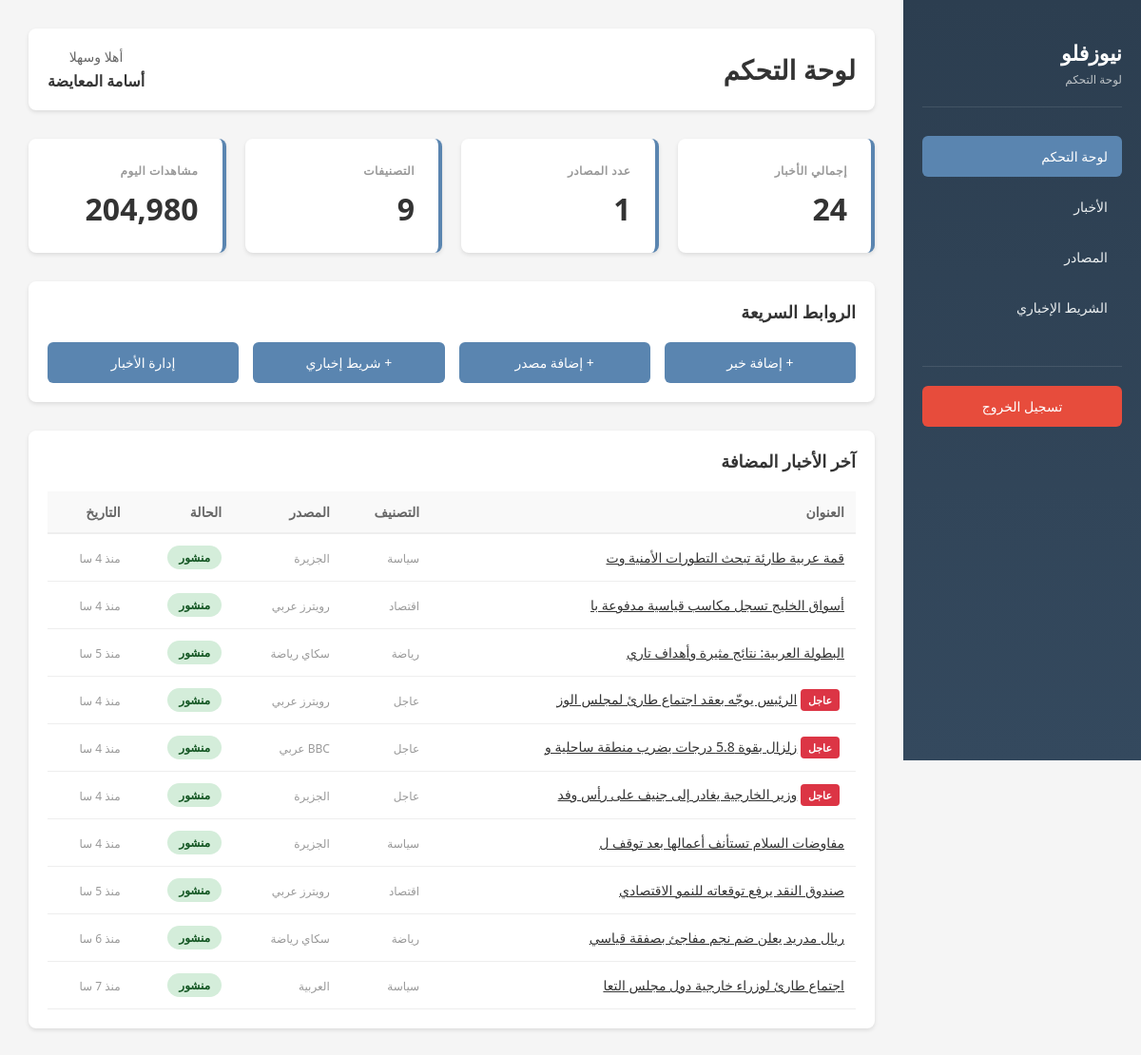
/admin/index.php (signed in), run on the app's committed database.
### tables this page shows
CREATE TABLE IF NOT EXISTS `articles` (
  `id` int(11) NOT NULL AUTO_INCREMENT,
  `title` varchar(500) NOT NULL,
  `slug` varchar(500) NOT NULL,
  `excerpt` text DEFAULT NULL,
  `content` longtext DEFAULT NULL,
  `image_url` varchar(500) DEFAULT NULL,
  `category_id` int(11) DEFAULT NULL,
  `source_id` int(11) DEFAULT NULL,
  `is_featured` tinyint(1) DEFAULT 0,
  `is_breaking` tinyint(1) DEFAULT 0,
  `is_hero` tinyint(1) DEFAULT 0,
  `view_count` int(11) DEFAULT 0,
  `comments` int(11) DEFAULT 0,
  `status` enum('published','draft','archived') DEFAULT 'published',
  `published_at` timestamp DEFAULT CURRENT_TIMESTAMP,
  `created_at` timestamp DEFAULT CURRENT_TIMESTAMP,
  `updated_at` timestamp DEFAULT CURRENT_TIMESTAMP ON UPDATE CURRENT_TIMESTAMP,
  PRIMARY KEY (`id`),
  KEY `category_id` (`category_id`),
  KEY `source_id` (`source_id`),
  KEY `status` (`status`),
  KEY `is_breaking` (`is_breaking`),
  KEY `is_featured` (`is_featured`),
  KEY `published_at` (`published_at`),
  CONSTRAINT `fk_article_category` FOREIGN KEY (`category_id`) REFERENCES `categories` (`id`) ON DELETE SET NULL,
  CONSTRAINT `fk_article_source` FOREIGN KEY (`source_id`) REFERENCES `sources` (`id`) ON DELETE SET NULL
);

CREATE TABLE IF NOT EXISTS `categories` (
  `id` int(11) NOT NULL AUTO_INCREMENT,
  `name` varchar(100) NOT NULL,
  `slug` varchar(100) NOT NULL,
  `icon` varchar(10) DEFAULT NULL,
  `css_class` varchar(50) DEFAULT NULL,
  `sort_order` int(11) DEFAULT 0,
  `is_active` tinyint(1) DEFAULT 1,
  `created_at` timestamp DEFAULT CURRENT_TIMESTAMP,
  PRIMARY KEY (`id`),
  UNIQUE KEY `slug` (`slug`)
);

CREATE TABLE IF NOT EXISTS `sources` (
  `id` int(11) NOT NULL AUTO_INCREMENT,
  `name` varchar(200) NOT NULL,
  `slug` varchar(200) NOT NULL,
  `logo_letter` varchar(5) DEFAULT NULL,
  `logo_color` varchar(20) DEFAULT '#5a85b0',
  `logo_bg` varchar(20) DEFAULT '#e5eef8',
  `url` varchar(500) DEFAULT NULL,
  `rss_url` varchar(500) DEFAULT NULL,
  `is_active` tinyint(1) DEFAULT 1,
  `articles_today` int(11) DEFAULT 0,
  `created_at` timestamp DEFAULT CURRENT_TIMESTAMP,
  PRIMARY KEY (`id`),
  UNIQUE KEY `slug` (`slug`)
);

### includes/functions.php (called while the page is built, shortened)
<?php
function timeAgo($datetime) {
    $now = new DateTime();
    $ago = new DateTime($datetime);
    $diff = $now->diff($ago);
    if ($diff->h >= 2) return 'منذ ' . $diff->h . ' سا';
    return 'الآن';
}
function e($str) {
    return htmlspecialchars($str, ENT_QUOTES, 'UTF-8');
}

### admin/index.php (the view, shortened to what this page needs)
<?php
require_once __DIR__ . '/../includes/functions.php';
$db = getDB();
$totalArticles = $db->query("SELECT COUNT(*) FROM articles")->fetchColumn();
$totalSources = $db->query("SELECT COUNT(*) FROM sources")->fetchColumn();
$totalCategories = $db->query("SELECT COUNT(*) FROM categories WHERE is_active = 1")->fetchColumn();
$todayViews = $db->query("SELECT COALESCE(SUM(view_count), 0) FROM articles WHERE DATE(published_at) = CURDATE()")->fetchColumn();
$recentArticles = $db->query("
    SELECT a.id, a.title, a.status, a.is_breaking, a.published_at,
           c.name as cat_name, s.name as source_name
    FROM articles a
    LEFT JOIN categories c ON a.category_id = c.id
    LEFT JOIN sources s ON a.source_id = s.id
    ORDER BY a.created_at DESC LIMIT 10
")->fetchAll();
?>
<!DOCTYPE html>
<html lang="ar" dir="rtl">
<head>
</head>
<body>
    <div class="admin-wrapper">
        <div class="sidebar">
            <div class="sidebar-header">
                <h2>نيوزفلو</h2>
                <p>لوحة التحكم</p>
            </div>
            <ul class="nav-menu">
                <li class="nav-item">
                    <a href="index.php" class="nav-link active">لوحة التحكم</a>
                </li>
                <li class="nav-item">
                    <a href="articles.php" class="nav-link">الأخبار</a>
                </li>
                <li class="nav-item">
                    <a href="sources.php" class="nav-link">المصادر</a>
                </li>
                <li class="nav-item">
                    <a href="ticker.php" class="nav-link">الشريط الإخباري</a>
                </li>
            </ul>
            <div class="logout-section">
                <a href="logout.php" class="btn-logout">تسجيل الخروج</a>
            </div>
        </div>
        <div class="main-content">
            <div class="header">
                <h1>لوحة التحكم</h1>
                <div class="user-info">
                    <p>أهلا وسهلا</p>
                    <strong><?php echo e($_SESSION['admin_name'] ?? 'مسؤول'); ?></strong>
                </div>
            </div>
            <div class="stats-grid">
                <div class="stat-card">
                    <h3>إجمالي الأخبار</h3>
                    <div class="number"><?php echo $totalArticles; ?></div>
                </div>
                <div class="stat-card">
                    <h3>عدد المصادر</h3>
                    <div class="number"><?php echo count($totalSources); ?></div>
                </div>
                <div class="stat-card">
                    <h3>التصنيفات</h3>
                    <div class="number"><?php echo $totalCategories; ?></div>
                </div>
                <div class="stat-card">
                    <h3>مشاهدات اليوم</h3>
                    <div class="number"><?php echo number_format($todayViews); ?></div>
                </div>
            </div>
            <div class="quick-links">
                <h2>الروابط السريعة</h2>
                <div class="links-grid">
                    <a href="articles.php?action=add" class="quick-link-btn">+ إضافة خبر</a>
                    <a href="sources.php?action=add" class="quick-link-btn">+ إضافة مصدر</a>
                    <a href="ticker.php?action=add" class="quick-link-btn">+ شريط إخباري</a>
                    <a href="articles.php" class="quick-link-btn">إدارة الأخبار</a>
                </div>
            </div>
            <div class="recent-articles">
                <h2>آخر الأخبار المضافة</h2>
                <table class="articles-table">
                    <thead>
                        <tr>
                            <th>العنوان</th>
                            <th>التصنيف</th>
                            <th>المصدر</th>
                            <th>الحالة</th>
                            <th>التاريخ</th>
                        </tr>
                    </thead>
                    <tbody>
                        <?php if (!empty($recentArticles)): ?>
                            <?php foreach ($recentArticles as $article): ?>
                                <tr>
                                    <td>
                                        <?php if ($article['is_breaking']): ?>
                                            <span class="breaking-badge">عاجل</span>
                                        <?php endif; ?>
                                        <a href="articles.php?action=edit&id=<?php echo $article['id']; ?>"
                                           class="article-title" title="<?php echo e($article['title']); ?>">
                                            <?php echo e(mb_substr($article['title'], 0, 40)); ?>
                                        </a>
                                    </td>
                                    <td><span class="article-meta"><?php echo e($article['cat_name'] ?? 'بدون'); ?></span></td>
                                    <td><span class="article-meta"><?php echo e($article['source_name'] ?? 'بدون'); ?></span></td>
                                    <td>
                                        <span class="status-badge status-<?php echo $article['status']; ?>">
                                            <?php echo $article['status'] === 'published' ? 'منشور' : 'مسودة'; ?>
                                        </span>
                                    </td>
                                    <td><span class="article-meta"><?php echo timeAgo($article['published_at']); ?></span></td>
                                </tr>
                            <?php endforeach; ?>
                        <?php else: ?>
                            <tr>
                                <td colspan="5" style="text-align: center; color: #999;">لا توجد أخبار بعد</td>
                            </tr>
                        <?php endif; ?>
                    </tbody>
                </table>
            </div>
        </div>
    </div>
</body>
</html>

### admin/index.php (style rules this page uses)
* { margin: 0; padding: 0; box-sizing: border-box; }
body { font-family: 'Segoe UI', Tahoma, Geneva, Verdana, sans-serif; background: #f5f5f5; }
.admin-wrapper { display: flex; min-height: 100vh; }
.sidebar { width: 250px; background: linear-gradient(180deg, #2c3e50 0%, #34495e 100%); color: white; padding: 20px; position: fixed; height: 100vh; overflow-y: auto; }
.sidebar-header { padding: 20px 0; border-bottom: 1px solid rgba(255, 255, 255, 0.1); margin-bottom: 30px; }
.sidebar-header h2 { font-size: 22px; margin-bottom: 5px; }
.sidebar-header p { font-size: 12px; color: #bdc3c7; }
.nav-menu { list-style: none; }
.nav-item { margin-bottom: 10px; }
.nav-link { display: block; padding: 12px 15px; color: #ecf0f1; text-decoration: none; border-radius: 6px; transition: all 0.3s; font-size: 14px; }
.nav-link.active { background: #5a85b0; color: white; }
.logout-section { margin-top: 40px; padding-top: 20px; border-top: 1px solid rgba(255, 255, 255, 0.1); }
.btn-logout { display: block; width: 100%; padding: 12px; background: #e74c3c; color: white; text-align: center; text-decoration: none; border-radius: 6px; font-size: 14px; transition: background 0.3s; }
.main-content { margin-right: 250px; width: calc(100% - 250px); padding: 30px; }
.header { display: flex; justify-content: space-between; align-items: center; margin-bottom: 30px; background: white; padding: 20px; border-radius: 8px; box-shadow: 0 2px 4px rgba(0, 0, 0, 0.1); }
.header h1 { color: #333; font-size: 28px; }
.user-info { text-align: center; }
.user-info p { color: #666; font-size: 14px; margin-bottom: 5px; }
.user-info strong { color: #333; }
.stats-grid { display: grid; grid-template-columns: repeat(auto-fit, minmax(200px, 1fr)); gap: 20px; margin-bottom: 30px; }
.stat-card { background: white; padding: 25px; border-radius: 8px; box-shadow: 0 2px 4px rgba(0, 0, 0, 0.1); border-right: 4px solid #5a85b0; }
.stat-card h3 { color: #999; font-size: 12px; font-weight: 600; text-transform: uppercase; margin-bottom: 10px; letter-spacing: 0.5px; }
.stat-card .number { font-size: 32px; color: #333; font-weight: bold; }
.quick-links { background: white; padding: 20px; border-radius: 8px; box-shadow: 0 2px 4px rgba(0, 0, 0, 0.1); margin-bottom: 30px; }
.quick-links h2 { color: #333; font-size: 18px; margin-bottom: 20px; }
.links-grid { display: grid; grid-template-columns: repeat(auto-fit, minmax(150px, 1fr)); gap: 15px; }
.quick-link-btn { display: inline-block; padding: 12px 20px; background: #5a85b0; color: white; text-decoration: none; border-radius: 6px; text-align: center; font-size: 14px; font-weight: 500; transition: background 0.3s; }
.recent-articles { background: white; padding: 20px; border-radius: 8px; box-shadow: 0 2px 4px rgba(0, 0, 0, 0.1); }
.recent-articles h2 { color: #333; font-size: 18px; margin-bottom: 20px; }
.articles-table { width: 100%; border-collapse: collapse; font-size: 14px; }
.articles-table thead { background: #f9f9f9; border-bottom: 2px solid #eee; }
.articles-table th { padding: 12px; text-align: right; color: #666; font-weight: 600; }
.articles-table td { padding: 12px; border-bottom: 1px solid #eee; }
.status-badge { display: inline-block; padding: 4px 12px; border-radius: 20px; font-size: 12px; font-weight: 600; }
.status-published { background: #d4edda; color: #155724; }
.breaking-badge { display: inline-block; padding: 4px 8px; background: #dc3545; color: white; border-radius: 4px; font-size: 11px; font-weight: 600; margin-right: 5px; }
.article-title { color: #333; font-weight: 500; max-width: 250px; overflow: hidden; text-overflow: ellipsis; white-space: nowrap; }
.article-meta { color: #999; font-size: 12px; }

### data on the page
articles: title "قمة عربية طارئة تبحث التطورات الأمنية وت", category.name "سياسة", source.name "الجزيرة", status "منشور", published_at "منذ 4 سا"
articles: title "أسواق الخليج تسجل مكاسب قياسية مدفوعة با", category.name "اقتصاد", source.name "رويترز عربي", status "منشور", published_at "منذ 4 سا"
articles: title "البطولة العربية: نتائج مثيرة وأهداف تاري", category.name "رياضة", source.name "سكاي رياضة", status "منشور", published_at "منذ 5 سا"
articles: is_breaking "عاجل", title "الرئيس يوجّه بعقد اجتماع طارئ لمجلس الوز", category.name "عاجل", source.name "رويترز عربي", status "منشور", published_at "منذ 4 سا"
articles: is_breaking "عاجل", title "زلزال بقوة 5.8 درجات يضرب منطقة ساحلية و", category.name "عاجل", source.name "BBC عربي", status "منشور", published_at "منذ 4 سا"
articles: is_breaking "عاجل", title "وزير الخارجية يغادر إلى جنيف على رأس وفد", category.name "عاجل", source.name "الجزيرة", status "منشور", published_at "منذ 4 سا"
articles: title "مفاوضات السلام تستأنف أعمالها بعد توقف ل", category.name "سياسة", source.name "الجزيرة", status "منشور", published_at "منذ 4 سا"
articles: title "صندوق النقد يرفع توقعاته للنمو الاقتصادي", category.name "اقتصاد", source.name "رويترز عربي", status "منشور", published_at "منذ 5 سا"
articles: title "ريال مدريد يعلن ضم نجم مفاجئ بصفقة قياسي", category.name "رياضة", source.name "سكاي رياضة", status "منشور", published_at "منذ 6 سا"
articles: title "اجتماع طارئ لوزراء خارجية دول مجلس التعا", category.name "سياسة", source.name "العربية", status "منشور", published_at "منذ 7 سا"

### other printed values
$_SESSION['admin_name'] "أسامة المعايضة"
$totalArticles "24"
count($totalSources) "1"
$totalCategories "9"
$todayViews "204,980"
